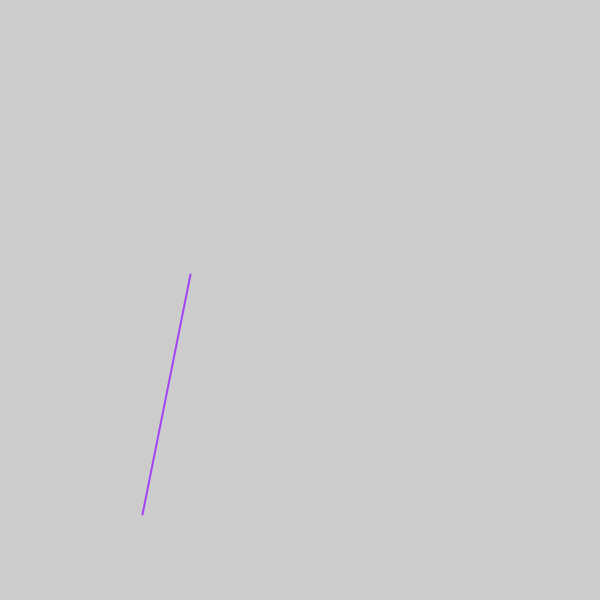
Frame 1 (no input)
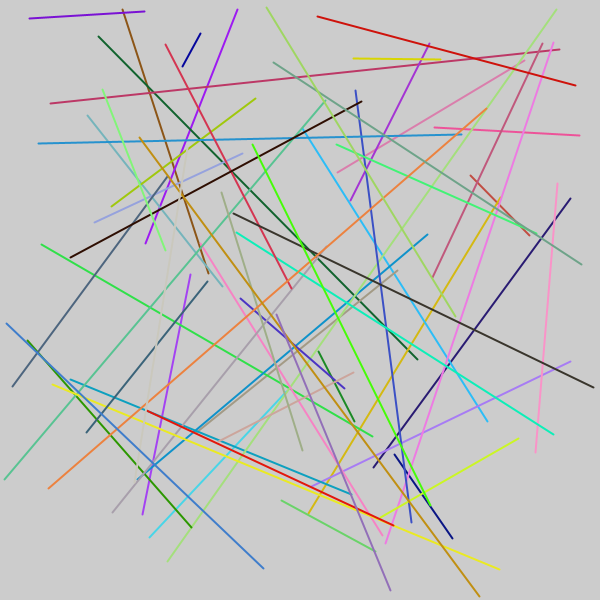
Frame 60 (the mouse pressed at the canvas centre just before this capture)
Frame 120 (the mouse held since frame 60 and released just before this capture): identical to frame 60, image omitted

The Processing sketch that drew these frames (run headless with seeded random() and noise(); from frame 60 on, the mouse is pressed at the canvas centre):

// Processing sketch: answer_3
// ── answer_3.pde
void setup(){
  size(600,600);
  strokeWeight(2);
  
}
void draw(){
  if(mouseY < height/2){
  stroke(random(255), random(255), random(255));
  line(random(width),random(height),random(width),random(height));
}
  
  

}
